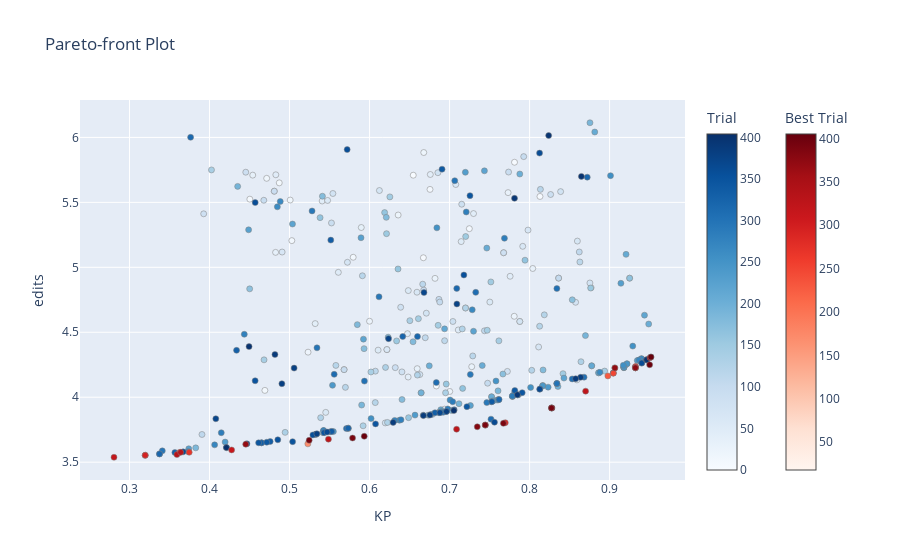

Source (notebook cell):
### Code cell
optuna.visualization.plot_pareto_front(study, target_names=["KP", "edits"])

### Figure 1 — Plotly figure (JSON) as saved in the notebook; plotly's stock layout.template omitted (floating-point values rounded to 4 significant figures; data arrays with more than 128 entries replaced by an {"elided": "..."} marker saying what was removed)
{"data": [{"hovertemplate": "%{text}<extra>Trial</extra>", "marker": {"color": {"elided": "362 int values"}, "colorbar": {"title": {"text": "Trial"}}, "colorscale": [[0, "rgb(247,251,255)"], [0.125, "rgb(222,235,247)"], [0.25, "rgb(198,219,239)"], [0.375, "rgb(158,202,225)"], [0.5, "rgb(107,174,214)"], [0.625, "rgb(66,146,198)"], [0.75, "rgb(33,113,181)"], [0.875, "rgb(8,81,156)"], [1, "rgb(8,48,107)"]], "line": {"color": "Grey", "width": 0.5}}, "mode": "markers", "showlegend": false, "text": {"elided": "362 str values"}, "type": "scatter", "x": {"elided": "362 float values"}, "y": {"elided": "362 float values"}}, {"hovertemplate": "%{text}<extra>Best Trial</extra>", "marker": {"color": [18, 27, 105, 169, 185, 193, 197, 228, 234, 236, 249, 270, 272, 278, 282, 288, 296, 313, 319, 323, 325, 328, 333, 335, 344, 357, 359, 369, 373, 376, 377, 382, 389, 390, 391, 394, 396, 401, 403, 405], "colorbar": {"title": {"text": "Best Trial"}, "x": 1.1, "xpad": 40}, "colorscale": [[0, "rgb(255,245,240)"], [0.125, "rgb(254,224,210)"], [0.25, "rgb(252,187,161)"], [0.375, "rgb(252,146,114)"], [0.5, "rgb(251,106,74)"], [0.625, "rgb(239,59,44)"], [0.75, "rgb(203,24,29)"], [0.875, "rgb(165,15,21)"], [1, "rgb(103,0,13)"]], "line": {"color": "Grey", "width": 0.5}}, "mode": "markers", "showlegend": false, "text": ["{<br>  \"number\": 18,<br>  \"values\": [<br>    0.3195738165114202,<br>    3.5533892541373837<br>  ],<br>  \"params\": {<br>    \"lambd\": 0.01706522290533341,<br>    \"lambd2\": 0.5522862041954502,<br>    \"max_dist\": 2.6611467372214443<br>  }<br>}", "{<br>  \"number\": 27,<br>  \"values\": [<br>    0.9323034009226477,<br>    4.2262525504420765<br>  ],<br>  \"params\": {<br>    \"lambd\": 0.018796869203219213,<br>    \"lambd2\": 3.429857075097462,<br>    \"max_dist\": 0.05883488915558677<br>  }<br>}", "{<br>  \"number\": 105,<br>  \"values\": [<br>    0.9323034009226477,<br>    4.2262525504420765<br>  ],<br>  \"params\": {<br>    \"lambd\": 0.018796869203219213,<br>    \"lambd2\": 3.429857075097462,<br>    \"max_dist\": 0.05883488915558677<br>  }<br>}", "{<br>  \"number\": 169,<br>  \"values\": [<br>    0.5228815142270096,<br>    3.6411244615733396<br>  ],<br>  \"params\": {<br>    \"lambd\": 0.01706522290533341,<br>    \"lambd2\": 0.5522862041954502,<br>    \"max_dist\": 0.3551877664465073<br>  }<br>}", "{<br>  \"number\": 185,<br>  \"values\": [<br>    0.3195738165114202,<br>    3.5533892541373837<br>  ],<br>  \"params\": {<br>    \"lambd\": 0.01706522290533341,<br>    \"lambd2\": 0.5522862041954502,<br>    \"max_dist\": 2.6611467372214443<br>  }<br>}", "{<br>  \"number\": 193,<br>  \"values\": [<br>    0.9065987124463519,<br>    4.225799138517343<br>  ],<br>  \"params\": {<br>    \"lambd\": 0.007431264990963804,<br>    \"lambd2\": 8.2399880820657,<br>    \"max_dist\": 0.26837817347515125<br>  }<br>}", "{<br>  \"number\": 197,<br>  \"values\": [<br>    0.7446400766558869,<br>    3.7855361596009973<br>  ],<br>  \"params\": {<br>    \"lambd\": 0.018796869203219213,<br>    \"lambd2\": 0.8453973948255056,<br>    \"max_dist\": 0.05883488915558677<br>  }<br>}", "{<br>  \"number\": 228,<br>  \"values\": [<br>    0.8978602929166439,<br>    4.163908410791204<br>  ],<br>  \"params\": {<br>    \"lambd\": 0.007431264990963804,<br>    \"lambd2\": 3.075451000945394,<br>    \"max_dist\": 0.11933071741688894<br>  }<br>}", "{<br>  \"number\": 234,<br>  \"values\": [<br>    0.36241993785274906,<br>    3.5749263205622306<br>  ],<br>  \"params\": {<br>    \"lambd\": 0.018796869203219213,<br>    \"lambd2\": 0.8453973948255056,<br>    \"max_dist\": 2.39836502504449<br>  }<br>}", "{<br>  \"number\": 236,<br>  \"values\": [<br>    0.7446400766558869,<br>    3.7855361596009973<br>  ],<br>  \"params\": {<br>    \"lambd\": 0.018796869203219213,<br>    \"lambd2\": 0.8453973948255056,<br>    \"max_dist\": 0.05883488915558677<br>  }<br>}", "{<br>  \"number\": 249,<br>  \"values\": [<br>    0.9047128927410617,<br>    4.1849920652913175<br>  ],<br>  \"params\": {<br>    \"lambd\": 0.007431264990963804,<br>    \"lambd2\": 3.429857075097462,<br>    \"max_dist\": 0.11933071741688894<br>  }<br>}", "{<br>  \"number\": 270,<br>  \"values\": [<br>    0.37458003169572107,<br>    3.5762865563364317<br>  ],<br>  \"params\": {<br>    \"lambd\": 0.01706522290533341,<br>    \"lambd2\": 0.5522862041954502,<br>    \"max_dist\": 1.3287910952098607<br>  }<br>}", "{<br>  \"number\": 272,<br>  \"values\": [<br>    0.8274105799282324,<br>    3.9170256177737475<br>  ],<br>  \"params\": {<br>    \"lambd\": 0.018796869203219213,<br>    \"lambd2\": 1.2626949386880704,<br>    \"max_dist\": 0.05883488915558677<br>  }<br>}", "{<br>  \"number\": 278,<br>  \"values\": [<br>    0.9324020552344252,<br>    4.235774200861482<br>  ],<br>  \"params\": {<br>    \"lambd\": 0.05314421121345414,<br>    \"lambd2\": 3.4550818217691495,<br>    \"max_dist\": 0.05883488915558677<br>  }<br>}", "{<br>  \"number\": 282,<br>  \"values\": [<br>    0.9323034009226477,<br>    4.2262525504420765<br>  ],<br>  \"params\": {<br>    \"lambd\": 0.018796869203219213,<br>    \"lambd2\": 3.429857075097462,<br>    \"max_dist\": 0.05883488915558677<br>  }<br>}", "{<br>  \"number\": 288,<br>  \"values\": [<br>    0.769652541867811,<br>    3.8038993425527092<br>  ],<br>  \"params\": {<br>    \"lambd\": 0.020671769579967192,<br>    \"lambd2\": 0.8656157904078154,<br>    \"max_dist\": 0.02935175122332978<br>  }<br>}", "{<br>  \"number\": 296,<br>  \"values\": [<br>    0.3195738165114202,<br>    3.5533892541373837<br>  ],<br>  \"params\": {<br>    \"lambd\": 0.01706522290533341,<br>    \"lambd2\": 0.5522862041954502,<br>    \"max_dist\": 2.6611467372214443<br>  }<br>}", "{<br>  \"number\": 313,<br>  \"values\": [<br>    0.42762535477767266,<br>    3.5944230333257763<br>  ],<br>  \"params\": {<br>    \"lambd\": 0.007431264990963804,<br>    \"lambd2\": 0.4781304650661866,<br>    \"max_dist\": 0.677481628061677<br>  }<br>}", "{<br>  \"number\": 319,<br>  \"values\": [<br>    0.28059720620274253,<br>    3.537973248696441<br>  ],<br>  \"params\": {<br>    \"lambd\": 0.018796869203219213,<br>    \"lambd2\": 0.1580752090077786,<br>    \"max_dist\": 1.3736054320153337<br>  }<br>}", "{<br>  \"number\": 323,<br>  \"values\": [<br>    0.8700352921404964,<br>    4.04692813420993<br>  ],<br>  \"params\": {<br>    \"lambd\": 0.10815628036817038,<br>    \"lambd2\": 1.6122036109156646,<br>    \"max_dist\": 0.05883488915558677<br>  }<br>}", "{<br>  \"number\": 325,<br>  \"values\": [<br>    0.5486098267677701,<br>    3.677397415552029<br>  ],<br>  \"params\": {<br>    \"lambd\": 0.018796869203219213,<br>    \"lambd2\": 0.7362194564650737,<br>    \"max_dist\": 0.43522388945026236<br>  }<br>}", "{<br>  \"number\": 328,<br>  \"values\": [<br>    0.7087812537746104,<br>    3.753797324869644<br>  ],<br>  \"params\": {<br>    \"lambd\": 0.018796869203219213,<br>    \"lambd2\": 0.7519331455489342,<br>    \"max_dist\": 0.07666327965865927<br>  }<br>}", "{<br>  \"number\": 333,<br>  \"values\": [<br>    0.35924061922660383,<br>    3.5586034912718203<br>  ],<br>  \"params\": {<br>    \"lambd\": 0.018796869203219213,<br>    \"lambd2\": 0.2641937607507372,<br>    \"max_dist\": 0.740021821818916<br>  }<br>}", "{<br>  \"number\": 335,<br>  \"values\": [<br>    0.3639533409407886,<br>    3.576059850374065<br>  ],<br>  \"params\": {<br>    \"lambd\": 0.018796869203219213,<br>    \"lambd2\": 0.8453973948255056,<br>    \"max_dist\": 2.3637331556560017<br>  }<br>}", "{<br>  \"number\": 344,<br>  \"values\": [<br>    0.8277777777777777,<br>    3.917479029698481<br>  ],<br>  \"params\": {<br>    \"lambd\": 0.020671769579967192,<br>    \"lambd2\": 1.2626949386880704,<br>    \"max_dist\": 0.05883488915558677<br>  }<br>}", "{<br>  \"number\": 357,<br>  \"values\": [<br>    0.8277777777777777,<br>    3.917479029698481<br>  ],<br>  \"params\": {<br>    \"lambd\": 0.020671769579967192,<br>    \"lambd2\": 1.2626949386880704,<br>    \"max_dist\": 0.05883488915558677<br>  }<br>}", "{<br>  \"number\": 359,<br>  \"values\": [<br>    0.9504924421972929,<br>    4.304466107458627<br>  ],<br>  \"params\": {<br>    \"lambd\": 0.018796869203219213,<br>    \"lambd2\": 8.2399880820657,<br>    \"max_dist\": 0.05883488915558677<br>  }<br>}", "{<br>  \"number\": 369,<br>  \"values\": [<br>    0.4452336448598131,<br>    3.6386306959873043<br>  ],<br>  \"params\": {<br>    \"lambd\": 0.007431264990963804,<br>    \"lambd2\": 1.8914328338209152,<br>    \"max_dist\": 2.4847942483382486<br>  }<br>}", "{<br>  \"number\": 373,<br>  \"values\": [<br>    0.9065987124463519,<br>    4.225799138517343<br>  ],<br>  \"params\": {<br>    \"lambd\": 0.007431264990963804,<br>    \"lambd2\": 8.2399880820657,<br>    \"max_dist\": 0.26837817347515125<br>  }<br>}", "{<br>  \"number\": 376,<br>  \"values\": [<br>    0.9323034009226477,<br>    4.2262525504420765<br>  ],<br>  \"params\": {<br>    \"lambd\": 0.018796869203219213,<br>    \"lambd2\": 3.429857075097462,<br>    \"max_dist\": 0.05883488915558677<br>  }<br>}", "{<br>  \"number\": 377,<br>  \"values\": [<br>    0.8277777777777777,<br>    3.917479029698481<br>  ],<br>  \"params\": {<br>    \"lambd\": 0.020671769579967192,<br>    \"lambd2\": 1.2626949386880704,<br>    \"max_dist\": 0.05883488915558677<br>  }<br>}", "{<br>  \"number\": 382,<br>  \"values\": [<br>    0.7346313322516675,<br>    3.7726139197460893<br>  ],<br>  \"params\": {<br>    \"lambd\": 0.007431264990963804,<br>    \"lambd2\": 0.8111463719023437,<br>    \"max_dist\": 0.05883488915558677<br>  }<br>}", "{<br>  \"number\": 389,<br>  \"values\": [<br>    0.7672614429790535,<br>    3.7989118113806395<br>  ],<br>  \"params\": {<br>    \"lambd\": 0.007431264990963804,<br>    \"lambd2\": 0.8656157904078154,<br>    \"max_dist\": 0.02935175122332978<br>  }<br>}", "{<br>  \"number\": 390,<br>  \"values\": [<br>    0.7446400766558869,<br>    3.7855361596009973<br>  ],<br>  \"params\": {<br>    \"lambd\": 0.018796869203219213,<br>    \"lambd2\": 0.8453973948255056,<br>    \"max_dist\": 0.05883488915558677<br>  }<br>}", "{<br>  \"number\": 391,<br>  \"values\": [<br>    0.5787563810812473,<br>    3.6860122421219677<br>  ],<br>  \"params\": {<br>    \"lambd\": 0.007431264990963804,<br>    \"lambd2\": 0.6958680745281032,<br>    \"max_dist\": 0.3079597801305235<br>  }<br>}", "{<br>  \"number\": 394,<br>  \"values\": [<br>    0.8274105799282324,<br>    3.9170256177737475<br>  ],<br>  \"params\": {<br>    \"lambd\": 0.018796869203219213,<br>    \"lambd2\": 1.2626949386880704,<br>    \"max_dist\": 0.05883488915558677<br>  }<br>}", "{<br>  \"number\": 396,<br>  \"values\": [<br>    0.5245334322086269,<br>    3.6685558830197236<br>  ],<br>  \"params\": {<br>    \"lambd\": 0.018796869203219213,<br>    \"lambd2\": 0.7519331455489342,<br>    \"max_dist\": 0.5401967915821074<br>  }<br>}", "{<br>  \"number\": 401,<br>  \"values\": [<br>    0.9500720115218435,<br>    4.250056676490591<br>  ],<br>  \"params\": {<br>    \"lambd\": 0.018796869203219213,<br>    \"lambd2\": 3.429857075097462,<br>    \"max_dist\": 0.021798504774539484<br>  }<br>}", "{<br>  \"number\": 403,<br>  \"values\": [<br>    0.5933574361174092,<br>    3.6996145998639762<br>  ],<br>  \"params\": {<br>    \"lambd\": 0.018796869203219213,<br>    \"lambd2\": 0.7362194564650737,<br>    \"max_dist\": 0.3079597801305235<br>  }<br>}", "{<br>  \"number\": 405,<br>  \"values\": [<br>    0.9517596927771056,<br>    4.309453638630696<br>  ],<br>  \"params\": {<br>    \"lambd\": 0.018796869203219213,<br>    \"lambd2\": 9.926725655769514,<br>    \"max_dist\": 0.05883488915558677<br>  }<br>}"], "type": "scatter", "x": [0.3196, 0.9323, 0.9323, 0.5229, 0.3196, 0.9066, 0.7446, 0.8979, 0.3624, 0.7446, 0.9047, 0.3746, 0.8274, 0.9324, 0.9323, 0.7697, 0.3196, 0.4276, 0.2806, 0.87, 0.5486, 0.7088, 0.3592, 0.364, 0.8278, 0.8278, 0.9505, 0.4452, 0.9066, 0.9323, 0.8278, 0.7346, 0.7673, 0.7446, 0.5788, 0.8274, 0.5245, 0.9501, 0.5934, 0.9518], "y": [3.553, 4.226, 4.226, 3.641, 3.553, 4.226, 3.786, 4.164, 3.575, 3.786, 4.185, 3.576, 3.917, 4.236, 4.226, 3.804, 3.553, 3.594, 3.538, 4.047, 3.677, 3.754, 3.559, 3.576, 3.917, 3.917, 4.304, 3.639, 4.226, 4.226, 3.917, 3.773, 3.799, 3.786, 3.686, 3.917, 3.669, 4.25, 3.7, 4.309]}], "layout": {"title": {"text": "Pareto-front Plot"}, "xaxis": {"title": {"text": "KP"}}, "yaxis": {"title": {"text": "edits"}}}}
